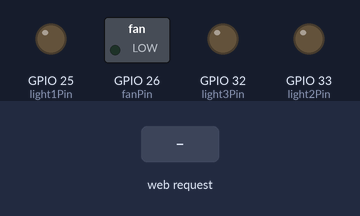
Simulated run of this sketch. Board: ESP32. Shown: switched loads named in the sketch (green lamp = pin HIGH), output pins drawn as LEDs (lit = HIGH). The test bench sets the inputs (shaded band). WiFi joins after 1.5 s; servers stay silent unless stated; what the sketch prints to the serial monitor is not drawn.

Above: at 2.7 s.
2.8 s: HTTP request GET /FAN_ON received
At 3.5 s:
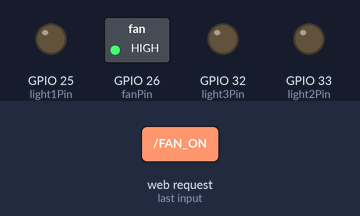
4.3 s: HTTP request GET /L1_ON received
At 4.7 s:
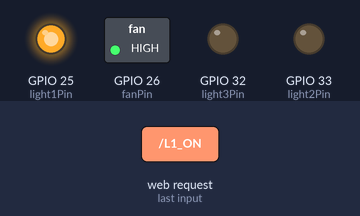
5.8 s: HTTP request GET /FAN_OFF received
At 7.0 s:
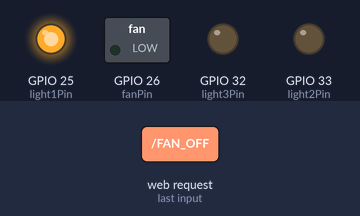
7.3 s: HTTP request GET /L2_ON received
At 8.1 s:
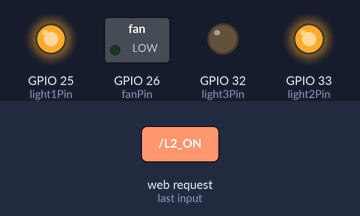
8.8 s: HTTP request GET /L1_OFF received
At 9.3 s:
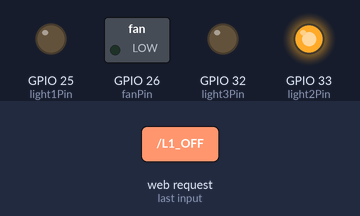
10.3 s: HTTP request GET /L3_ON received
At 11.6 s:
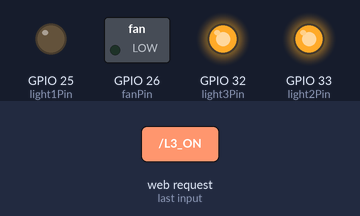
Timing chart, 0 to 12.8 s (numbered marks = the images above; inputs shaded):
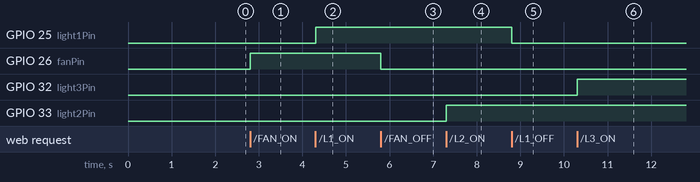

Measured:
- after the input at 2.8 s, GPIO 26 (fanPin): LOW → HIGH at once
- after the input at 4.3 s, GPIO 25 (light1Pin): LOW → HIGH at once
- after the input at 5.8 s, GPIO 26 (fanPin): HIGH → LOW at once
- after the input at 7.3 s, GPIO 33 (light2Pin): LOW → HIGH at once
- after the input at 8.8 s, GPIO 25 (light1Pin): HIGH → LOW at once
- after the input at 10.3 s, GPIO 32 (light3Pin): LOW → HIGH at once

The sketch:

Home_Automation.ino
```cpp
#include <WiFi.h>

const char* ssid = "realme 5i";
const char* password = "vishal2004";

// Relay pins (ACTIVE HIGH)
int fanPin    = 26;
int light1Pin = 25;
int light2Pin = 33;
int light3Pin = 32;

// States
bool fanState = false;
bool l1State  = false;
bool l2State  = false;
bool l3State  = false;

WiFiServer server(80);

void setup() {
  Serial.begin(115200);

  pinMode(fanPin, OUTPUT);
  pinMode(light1Pin, OUTPUT);
  pinMode(light2Pin, OUTPUT);
  pinMode(light3Pin, OUTPUT);

  // 🔴 ALL OFF BY DEFAULT (ACTIVE HIGH → LOW = OFF)
  digitalWrite(fanPin, LOW);
  digitalWrite(light1Pin, LOW);
  digitalWrite(light2Pin, LOW);
  digitalWrite(light3Pin, LOW);

  WiFi.begin(ssid, password);
  while (WiFi.status() != WL_CONNECTED) delay(500);

  Serial.println("WiFi Connected");
  Serial.println(WiFi.localIP());

  server.begin();
}

void loop() {
  WiFiClient client = server.available();
  if (!client) return;

  String req = client.readStringUntil('\r');
  client.flush();

  // FAN
  if (req.indexOf("/FAN_ON")  != -1) { fanState = true;  digitalWrite(fanPin, HIGH); }
  if (req.indexOf("/FAN_OFF") != -1) { fanState = false; digitalWrite(fanPin, LOW);  }

  // LIGHT 1
  if (req.indexOf("/L1_ON")  != -1) { l1State = true;  digitalWrite(light1Pin, HIGH); }
  if (req.indexOf("/L1_OFF") != -1) { l1State = false; digitalWrite(light1Pin, LOW);  }

  // LIGHT 2
  if (req.indexOf("/L2_ON")  != -1) { l2State = true;  digitalWrite(light2Pin, HIGH); }
  if (req.indexOf("/L2_OFF") != -1) { l2State = false; digitalWrite(light2Pin, LOW);  }

  // LIGHT 3
  if (req.indexOf("/L3_ON")  != -1) { l3State = true;  digitalWrite(light3Pin, HIGH); }
  if (req.indexOf("/L3_OFF") != -1) { l3State = false; digitalWrite(light3Pin, LOW);  }

  // -------- UI --------
  client.println("HTTP/1.1 200 OK");
  client.println("Content-Type: text/html");
  client.println();

  client.println("<!DOCTYPE html><html>");
  client.println("<head><meta name='viewport' content='width=device-width'>");
  client.println("<style>");
  client.println("body{font-family:Arial;text-align:center;background:#f1f5f9;}");
  client.println(".card{background:white;padding:15px;margin:10px;border-radius:10px;}");
  client.println("button{padding:10px 20px;font-size:16px;margin:5px;border:none;border-radius:8px;}");
  client.println(".on{background:#22c55e;color:white;}");
  client.println(".off{background:#ef4444;color:white;}");
  client.println("</style></head><body>");

  client.println("<h2>ESP32 Home Control</h2>");

  // FAN
  client.println("<div class='card'><h3>Fan</h3>");
  client.println(fanState ?
    "<a href='/FAN_OFF'><button class='off'>OFF</button></a>" :
    "<a href='/FAN_ON'><button class='on'>ON</button></a>");
  client.println("</div>");

  // LIGHT 1
  client.println("<div class='card'><h3>Light 1</h3>");
  client.println(l1State ?
    "<a href='/L1_OFF'><button class='off'>OFF</button></a>" :
    "<a href='/L1_ON'><button class='on'>ON</button></a>");
  client.println("</div>");

  // LIGHT 2
  client.println("<div class='card'><h3>Light 2</h3>");
  client.println(l2State ?
    "<a href='/L2_OFF'><button class='off'>OFF</button></a>" :
    "<a href='/L2_ON'><button class='on'>ON</button></a>");
  client.println("</div>");

  // LIGHT 3
  client.println("<div class='card'><h3>Light 3</h3>");
  client.println(l3State ?
    "<a href='/L3_OFF'><button class='off'>OFF</button></a>" :
    "<a href='/L3_ON'><button class='on'>ON</button></a>");
  client.println("</div>");

  client.println("</body></html>");
}
```
